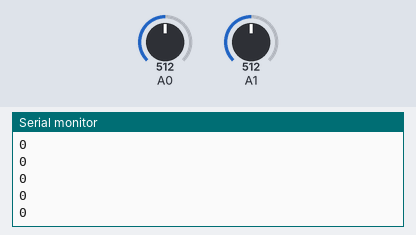
Recording of a sketch running on a simulated Arduino Uno, built with avr-gcc and run on an emulated ATmega328P. Shown: the last lines printed to the serial monitor. The test bench sets the inputs (shaded band); at power-on: A0 = 512, A1 = 512.

Above: at 1.2 s.
1.3 s: A0 set to 716
At 2.1 s:
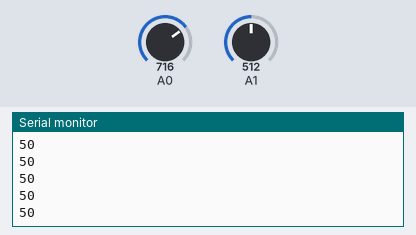
2.8 s: A1 set to 716
At 3.9 s:
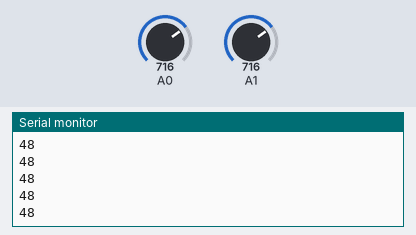
4.3 s: A0 set to 900
At 5.4 s:
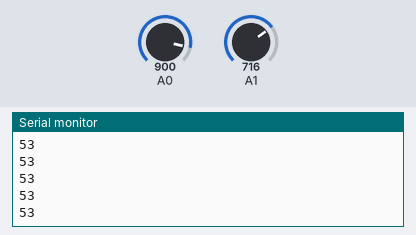
5.8 s: A1 set to 1023
At 6.4 s:
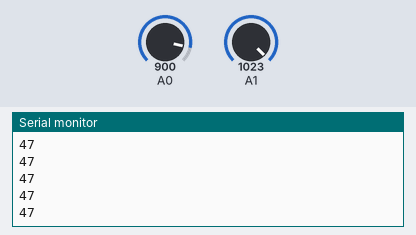
Timing chart, 0 to 8.3 s (numbered marks = the images above; inputs shaded):
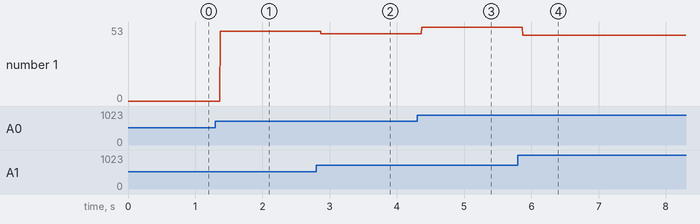

Measured:
- after the input at 1.3 s, the serial monitor: prints a new line after 0.07 s (image 1)
- after the input at 2.8 s, the serial monitor: prints a new line after 0.07 s (image 2)
- after the input at 4.3 s, the serial monitor: prints a new line after 0.07 s (image 3)
- after the input at 5.8 s, the serial monitor: prints a new line after 0.07 s (image 4)
- plotted number 1: 0 → 50 after the input at 1.3 s, 50 → 48 after the input at 2.8 s, 48 → 53 after the input at 4.3 s, 53 → 47 after the input at 5.8 s

The sketch:

remotecontrol.ino
```cpp
int x,y,x1,y1;
int direction;
int speed,data;
int speedm;
void setup() {
  // put your setup code here, to run once:
  Serial.begin(9600);
}

void loop() {
  x=analogRead(A0);
  y=analogRead(A1);
  x1=map(x,0,1023,-512,512);
  y1=map(y,0,1023,-512,512);
  if(x1>0&&abs(x1)>abs(y1)*1.2){
    direction=0b00110;
    speed=abs(x1);
  }
  else if(x1<0&&abs(x1)>abs(y1)*1.2){
    direction=0b01001;
    speed=abs(x1);
  }
  else if(y1<0&&abs(x1)*1.2<abs(y1)){
    direction=0b01010;
    speed=abs(y1);
  }
  else if(y1>0&&abs(x1)*1.2<abs(y1)){
    direction=0b00101;
    speed=abs(y1);
  }
  else{
 //   direction=0b01111;
    speed=0;
  }
  speedm=map(speed,0,512,0,7);
  data=(direction<<3)+(speedm);
  Serial.println(data);
 // delay(0);


  // put your main code here, to run repeatedly:

}
```
